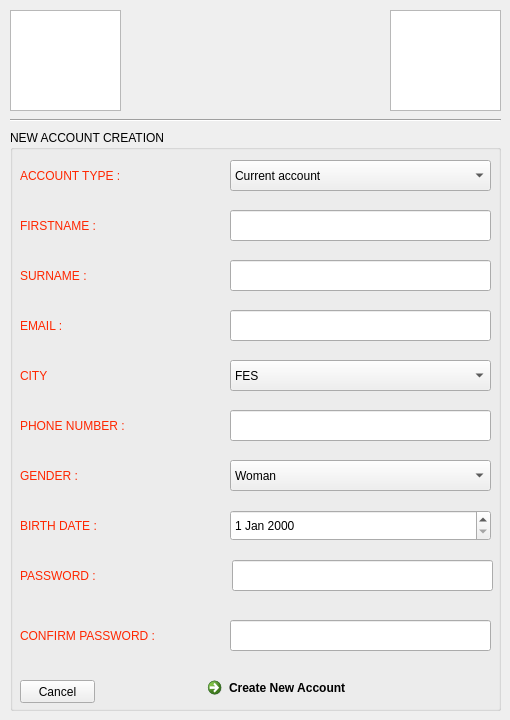
<?xml version="1.0" encoding="UTF-8"?>
<ui version="4.0">
 <class>DialogCreate</class>
 <widget class="QDialog" name="DialogCreate">
  <property name="geometry">
   <rect>
    <x>0</x>
    <y>0</y>
    <width>510</width>
    <height>720</height>
   </rect>
  </property>
  <property name="cursor">
   <cursorShape>PointingHandCursor</cursorShape>
  </property>
  <property name="windowTitle">
   <string>New Account Creation</string>
  </property>
  <property name="toolTip">
   <string>&lt;html&gt;&lt;head/&gt;&lt;body&gt;&lt;p&gt;&lt;br/&gt;&lt;/p&gt;&lt;/body&gt;&lt;/html&gt;</string>
  </property>
  <property name="styleSheet">
   <string notr="true">#DialogCreate
{

}</string>
  </property>
  <widget class="Line" name="line">
   <property name="geometry">
    <rect>
     <x>10</x>
     <y>110</y>
     <width>491</width>
     <height>20</height>
    </rect>
   </property>
   <property name="orientation">
    <enum>Qt::Horizontal</enum>
   </property>
  </widget>
  <widget class="QGroupBox" name="groupBox">
   <property name="geometry">
    <rect>
     <x>10</x>
     <y>130</y>
     <width>491</width>
     <height>581</height>
    </rect>
   </property>
   <property name="styleSheet">
    <string notr="true">font: 12pt &quot;Copperplate Gothic Bold&quot;;</string>
   </property>
   <property name="title">
    <string>NEW ACCOUNT CREATION</string>
   </property>
   <widget class="QLineEdit" name="password1">
    <property name="geometry">
     <rect>
      <x>220</x>
      <y>490</y>
      <width>261</width>
      <height>31</height>
     </rect>
    </property>
    <property name="styleSheet">
     <string notr="true">#password1
{
	font: 12pt &quot;Andalus&quot;;
}</string>
    </property>
    <property name="echoMode">
     <enum>QLineEdit::PasswordEchoOnEdit</enum>
    </property>
   </widget>
   <widget class="QLineEdit" name="mail">
    <property name="geometry">
     <rect>
      <x>220</x>
      <y>180</y>
      <width>261</width>
      <height>31</height>
     </rect>
    </property>
    <property name="styleSheet">
     <string notr="true">font: 12pt &quot;Andalus&quot;;</string>
    </property>
   </widget>
   <widget class="QLineEdit" name="surname">
    <property name="geometry">
     <rect>
      <x>220</x>
      <y>130</y>
      <width>261</width>
      <height>31</height>
     </rect>
    </property>
    <property name="styleSheet">
     <string notr="true">font: 12pt &quot;Andalus&quot;;</string>
    </property>
   </widget>
   <widget class="QLabel" name="label_5">
    <property name="geometry">
     <rect>
      <x>10</x>
      <y>330</y>
      <width>141</width>
      <height>31</height>
     </rect>
    </property>
    <property name="styleSheet">
     <string notr="true">font: 10pt &quot;Dutch801 Rm BT&quot;;
	color: rgb(255, 39, 1);
</string>
    </property>
    <property name="text">
     <string>GENDER :</string>
    </property>
   </widget>
   <widget class="QLabel" name="label_4">
    <property name="geometry">
     <rect>
      <x>10</x>
      <y>180</y>
      <width>51</width>
      <height>31</height>
     </rect>
    </property>
    <property name="styleSheet">
     <string notr="true">font: 10pt &quot;Dutch801 Rm BT&quot;;
	color: rgb(255, 39, 1);
</string>
    </property>
    <property name="text">
     <string>EMAIL :</string>
    </property>
   </widget>
   <widget class="QComboBox" name="countType">
    <property name="geometry">
     <rect>
      <x>220</x>
      <y>30</y>
      <width>261</width>
      <height>31</height>
     </rect>
    </property>
    <property name="toolTip">
     <string>&lt;html&gt;&lt;head/&gt;&lt;body&gt;&lt;p&gt;Choisir le type de compte à créer&lt;/p&gt;&lt;/body&gt;&lt;/html&gt;</string>
    </property>
    <property name="styleSheet">
     <string notr="true">#countType
{
font: 12pt &quot;Andalus&quot;;
}</string>
    </property>
    <item>
     <property name="text">
      <string>Current account</string>
     </property>
    </item>
    <item>
     <property name="text">
      <string>Savings account</string>
     </property>
    </item>
   </widget>
   <widget class="QLabel" name="label_2">
    <property name="geometry">
     <rect>
      <x>10</x>
      <y>80</y>
      <width>101</width>
      <height>31</height>
     </rect>
    </property>
    <property name="styleSheet">
     <string notr="true">font: 10pt &quot;Dutch801 Rm BT&quot;;
	color: rgb(255, 39, 1);
</string>
    </property>
    <property name="text">
     <string>FIRSTNAME :</string>
    </property>
   </widget>
   <widget class="QLabel" name="label_10">
    <property name="geometry">
     <rect>
      <x>10</x>
      <y>490</y>
      <width>161</width>
      <height>31</height>
     </rect>
    </property>
    <property name="styleSheet">
     <string notr="true">font: 10pt &quot;Dutch801 Rm BT&quot;;
	color: rgb(255, 39, 1);
</string>
    </property>
    <property name="text">
     <string>CONFIRM PASSWORD :</string>
    </property>
   </widget>
   <widget class="QDateEdit" name="dateB">
    <property name="geometry">
     <rect>
      <x>220</x>
      <y>380</y>
      <width>261</width>
      <height>31</height>
     </rect>
    </property>
    <property name="styleSheet">
     <string notr="true">#date
{
font: 12pt &quot;Andalus&quot;;
}</string>
    </property>
   </widget>
   <widget class="QComboBox" name="gender">
    <property name="geometry">
     <rect>
      <x>220</x>
      <y>330</y>
      <width>261</width>
      <height>31</height>
     </rect>
    </property>
    <property name="styleSheet">
     <string notr="true">#gender
{
font: 12pt &quot;Andalus&quot;;
}</string>
    </property>
    <item>
     <property name="text">
      <string>Woman</string>
     </property>
    </item>
    <item>
     <property name="text">
      <string>Man</string>
     </property>
    </item>
   </widget>
   <widget class="QLabel" name="label_8">
    <property name="geometry">
     <rect>
      <x>10</x>
      <y>230</y>
      <width>171</width>
      <height>31</height>
     </rect>
    </property>
    <property name="styleSheet">
     <string notr="true">font: 10pt &quot;Dutch801 Rm BT&quot;;
	color: rgb(255, 39, 1);
</string>
    </property>
    <property name="text">
     <string>CITY</string>
    </property>
   </widget>
   <widget class="QLabel" name="label_7">
    <property name="geometry">
     <rect>
      <x>10</x>
      <y>280</y>
      <width>171</width>
      <height>31</height>
     </rect>
    </property>
    <property name="styleSheet">
     <string notr="true">font: 10pt &quot;Dutch801 Rm BT&quot;;
	color: rgb(255, 39, 1);
</string>
    </property>
    <property name="text">
     <string>PHONE NUMBER :</string>
    </property>
   </widget>
   <widget class="QCommandLinkButton" name="saveData">
    <property name="geometry">
     <rect>
      <x>190</x>
      <y>540</y>
      <width>291</width>
      <height>41</height>
     </rect>
    </property>
    <property name="toolTip">
     <string>&lt;!DOCTYPE HTML PUBLIC &quot;-//W3C//DTD HTML 4.0//EN&quot; &quot;http://www.w3.org/TR/REC-html40/strict.dtd&quot;&gt;
&lt;html&gt;&lt;head&gt;&lt;meta name=&quot;qrichtext&quot; content=&quot;1&quot; /&gt;&lt;style type=&quot;text/css&quot;&gt;
p, li { white-space: pre-wrap; }
&lt;/style&gt;&lt;/head&gt;&lt;body style=&quot; font-family:'Copperplate Gothic Bold'; font-size:12pt; font-weight:400; font-style:normal;&quot;&gt;
&lt;p style=&quot; margin-top:0px; margin-bottom:0px; margin-left:0px; margin-right:0px; -qt-block-indent:0; text-indent:0px;&quot;&gt;&lt;span style=&quot; font-size:8pt;&quot;&gt;Validate this compte creation&lt;/span&gt;&lt;/p&gt;&lt;/body&gt;&lt;/html&gt;</string>
    </property>
    <property name="styleSheet">
     <string notr="true">#commandLinkButton
{
	background-color: rgb(211, 255, 212);
	font: 12pt &quot;Jokerman&quot;;
}</string>
    </property>
    <property name="text">
     <string>Create New Account </string>
    </property>
   </widget>
   <widget class="QLabel" name="label_3">
    <property name="geometry">
     <rect>
      <x>10</x>
      <y>130</y>
      <width>101</width>
      <height>31</height>
     </rect>
    </property>
    <property name="styleSheet">
     <string notr="true">font: 10pt &quot;Dutch801 Rm BT&quot;;
	color: rgb(255, 39, 1);
</string>
    </property>
    <property name="text">
     <string>SURNAME :</string>
    </property>
   </widget>
   <widget class="QLineEdit" name="password">
    <property name="geometry">
     <rect>
      <x>222</x>
      <y>430</y>
      <width>261</width>
      <height>31</height>
     </rect>
    </property>
    <property name="styleSheet">
     <string notr="true">#password
{
	font: 12pt &quot;Andalus&quot;;
}</string>
    </property>
    <property name="echoMode">
     <enum>QLineEdit::PasswordEchoOnEdit</enum>
    </property>
   </widget>
   <widget class="QLabel" name="label">
    <property name="geometry">
     <rect>
      <x>10</x>
      <y>30</y>
      <width>131</width>
      <height>31</height>
     </rect>
    </property>
    <property name="styleSheet">
     <string notr="true">font: 10pt &quot;Dutch801 Rm BT&quot;;
	color: rgb(255, 39, 1);
</string>
    </property>
    <property name="text">
     <string>ACCOUNT TYPE :</string>
    </property>
   </widget>
   <widget class="QLabel" name="label_9">
    <property name="geometry">
     <rect>
      <x>10</x>
      <y>430</y>
      <width>101</width>
      <height>31</height>
     </rect>
    </property>
    <property name="styleSheet">
     <string notr="true">font: 10pt &quot;Dutch801 Rm BT&quot;;
	color: rgb(255, 39, 1);
</string>
    </property>
    <property name="text">
     <string>PASSWORD :</string>
    </property>
   </widget>
   <widget class="QComboBox" name="city">
    <property name="geometry">
     <rect>
      <x>220</x>
      <y>230</y>
      <width>261</width>
      <height>31</height>
     </rect>
    </property>
    <property name="toolTip">
     <string>&lt;html&gt;&lt;head/&gt;&lt;body&gt;&lt;p&gt;Pays d'origine&lt;/p&gt;&lt;/body&gt;&lt;/html&gt;</string>
    </property>
    <property name="styleSheet">
     <string notr="true">#country
{
	font: 12pt &quot;Andalus&quot;;
}</string>
    </property>
    <item>
     <property name="text">
      <string>FES</string>
     </property>
    </item>
    <item>
     <property name="text">
      <string>TANGER</string>
     </property>
    </item>
    <item>
     <property name="text">
      <string>CASA</string>
     </property>
    </item>
    <item>
     <property name="text">
      <string>RABAT</string>
     </property>
    </item>
   </widget>
   <widget class="QLabel" name="label_6">
    <property name="geometry">
     <rect>
      <x>10</x>
      <y>380</y>
      <width>141</width>
      <height>31</height>
     </rect>
    </property>
    <property name="styleSheet">
     <string notr="true">font: 10pt &quot;Dutch801 Rm BT&quot;;
	color: rgb(255, 39, 1);
</string>
    </property>
    <property name="text">
     <string>BIRTH DATE :</string>
    </property>
   </widget>
   <widget class="QLineEdit" name="firstname">
    <property name="geometry">
     <rect>
      <x>220</x>
      <y>80</y>
      <width>261</width>
      <height>31</height>
     </rect>
    </property>
    <property name="styleSheet">
     <string notr="true">font: 12pt &quot;Andalus&quot;;</string>
    </property>
   </widget>
   <widget class="QLineEdit" name="tel">
    <property name="geometry">
     <rect>
      <x>220</x>
      <y>280</y>
      <width>261</width>
      <height>31</height>
     </rect>
    </property>
    <property name="styleSheet">
     <string notr="true">font: 12pt &quot;Andalus&quot;;</string>
    </property>
   </widget>
   <widget class="QPushButton" name="cancel">
    <property name="geometry">
     <rect>
      <x>10</x>
      <y>550</y>
      <width>75</width>
      <height>23</height>
     </rect>
    </property>
    <property name="styleSheet">
     <string notr="true">#cancel
{	
	font: 8.5pt &quot;Batang&quot;;
}</string>
    </property>
    <property name="text">
     <string>Cancel</string>
    </property>
   </widget>
  </widget>
  <widget class="QGraphicsView" name="graphicsView">
   <property name="geometry">
    <rect>
     <x>10</x>
     <y>10</y>
     <width>111</width>
     <height>101</height>
    </rect>
   </property>
   <property name="styleSheet">
    <string notr="true">border-image: url(:/MesImages/MesImages/bank.png);</string>
   </property>
  </widget>
  <widget class="QGraphicsView" name="graphicsView_2">
   <property name="geometry">
    <rect>
     <x>390</x>
     <y>10</y>
     <width>111</width>
     <height>101</height>
    </rect>
   </property>
   <property name="styleSheet">
    <string notr="true">border-image: url(:/MesImages/MesImages/bank.png);</string>
   </property>
  </widget>
 </widget>
 <resources/>
 <connections>
  <connection>
   <sender>cancel</sender>
   <signal>clicked()</signal>
   <receiver>DialogCreate</receiver>
   <slot>close()</slot>
   <hints>
    <hint type="sourcelabel">
     <x>77</x>
     <y>688</y>
    </hint>
    <hint type="destinationlabel">
     <x>139</x>
     <y>720</y>
    </hint>
   </hints>
  </connection>
 </connections>
</ui>
